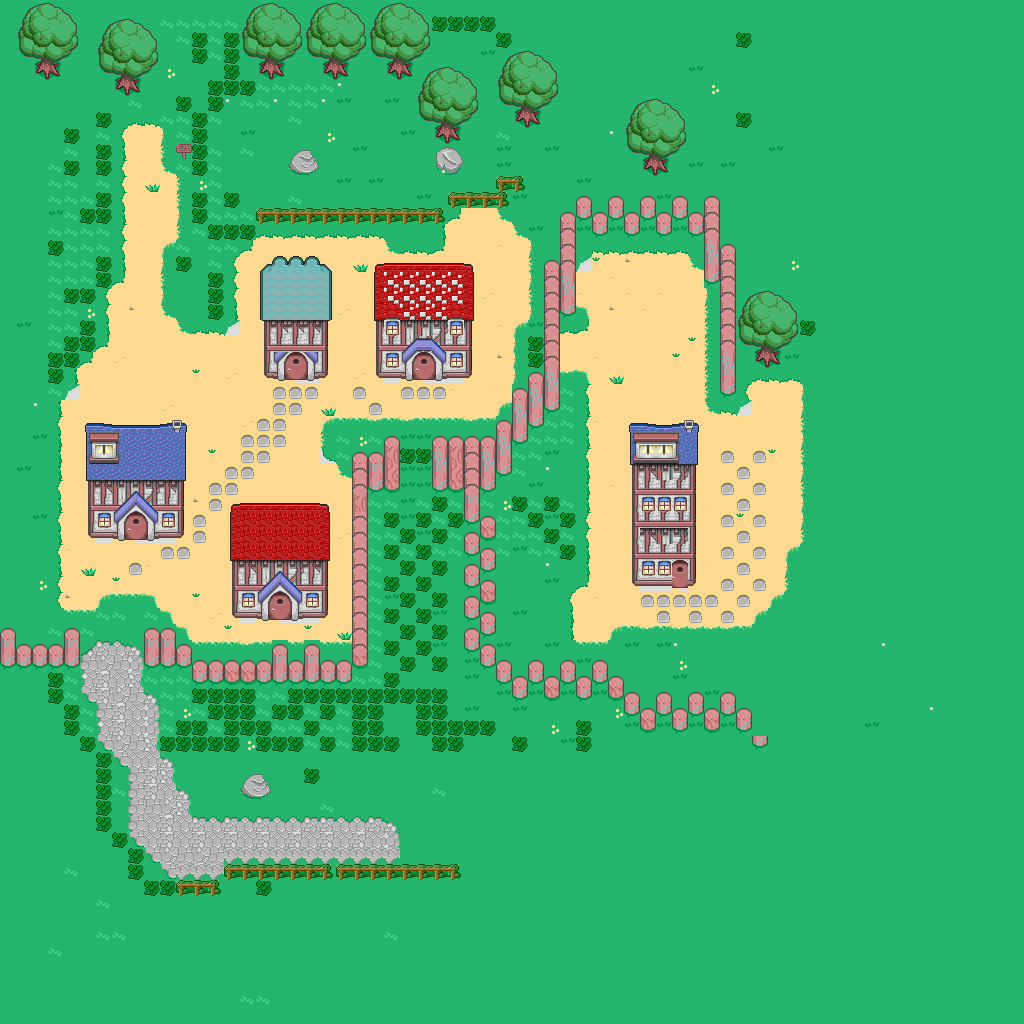

This is a level from a 2D game, rendered from its Tiled map with the project's own tilesets. A one-line summary and the map file follow, with tile-layer data summarised:
An orthogonal 64x64 tile map with 16x16 px tiles, 1 tile layer (layer).

<map version="1.0" orientation="orthogonal" renderorder="right-down" width="64" height="64" tilewidth="16" tileheight="16" nextobjectid="1">
 <tileset firstgid="1" name="tilemap" tilewidth="16" tileheight="16" tilecount="184" columns="8">
  <image source="tiles_town.png" width="128" height="368" />
 </tileset>
 <layer name="layer" width="64" height="64">
  <data>[4096 cells, 4096 non-empty, 133 distinct tile ids]</data>
 </layer>
</map>
